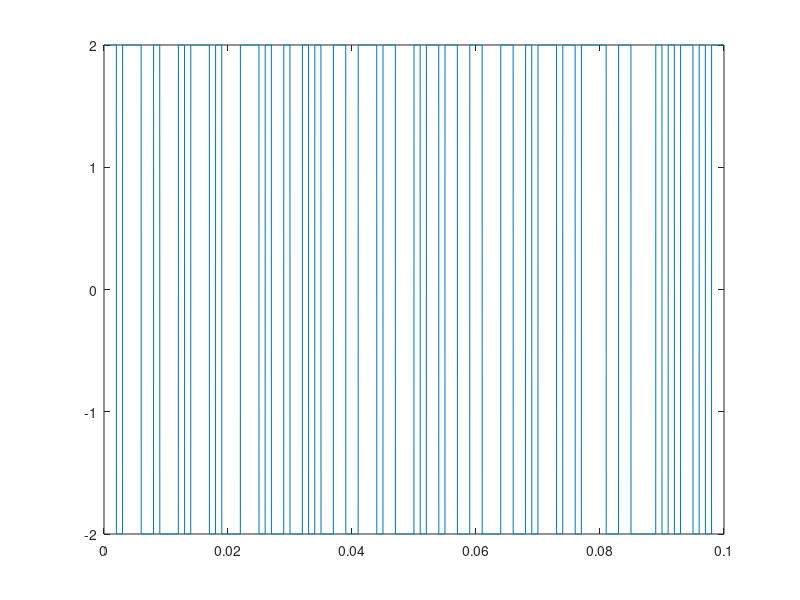
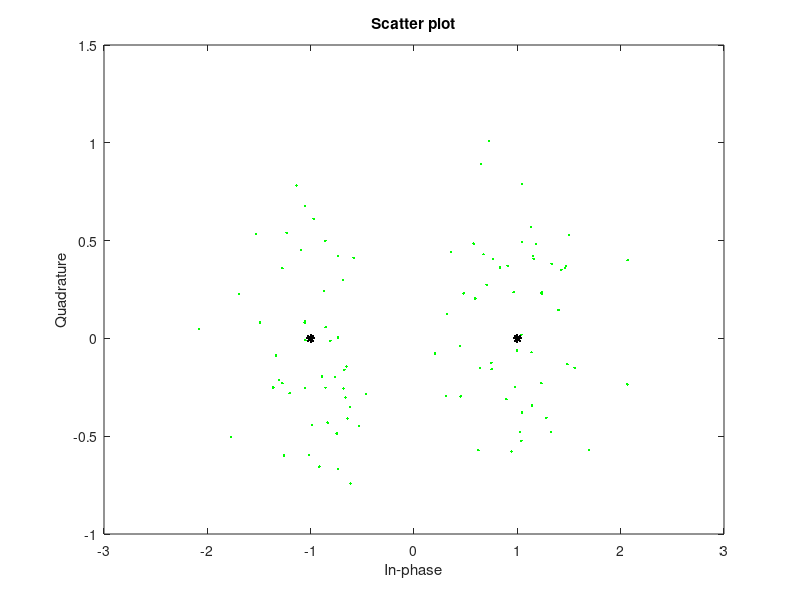

The MATLAB script that drew these images, in order:
%Information source
    sample_size = 100;
    bit_sequence = randi([0 1], [1 sample_size]);

%Source encoder: Express information source in minimum possible bits

    source_encoded_sequence = bit_sequence;

%Channel encoder: Binary data to code words with added error protection

    word_length = 1;
    
    constellation = exp(1i*2*pi*(0:(2.^(word_length)-1))/(2.^word_length));

    constellation_elements = length(constellation);

    source_encoded_sequence = [source_encoded_sequence, zeros(1, mod(sample_size, word_length))]; %Pad zeros at end of odd sequence.

    words = reshape(source_encoded_sequence, word_length, [])';

    %Mapping scheme
    symbols = bi2de(words); %Binary mapping


%Modulation

    bit_rate = 1000; %bits per second
    symbol_rate = bit_rate/word_length;
    samples_per_symbol = 100; %Integer value, for simplicity
    sampling_rate = samples_per_symbol*symbol_rate; %Hz

    t = 0:(1/sampling_rate):(length(words)/symbol_rate)- (1/sampling_rate);

    %Pulse signal
        pulse_t = [ones(1,samples_per_symbol), zeros(1, length(t)-samples_per_symbol)]; %Function of t though, impulse here

        modulated_baseband = zeros(1, length(t));

        for i = 1:length(t) %Code assumes integer value of samples per symbol
            last_element = mod(i, samples_per_symbol);
            if last_element == 0
                last_element = samples_per_symbol;
            end;
            pulse_sequence = pulse_t(i:-samples_per_symbol:last_element);
            modulation_coefficients = constellation(symbols + 1);
            modulated_baseband(i) = sum(modulation_coefficients(1:length(pulse_sequence)).*pulse_sequence);
        end

    %Frequency conversion
    f_c = 0;
    modulated_signal = 2.*real(modulated_baseband.*exp(1i*2*pi*f_c*t));
    figure, plot(t,modulated_signal);
    
%Channel

    %Adding AWGN
    EbNo = 5;

    snr = EbNo + 10*log10(word_length) - 10*log10(samples_per_symbol);

    recieved_signal = awgn(modulated_baseband, snr, 'measured');

%Demodulator

    %Demodulation
        
        %Frequency downconversion
            %Bandpass filter, etc.
        
        %Reciever filter
        
		
        
        %Equalizer
        
        
        %Averaging of many samples taken
        recieved_symbols = zeros(length(words), 1);
        for i = 1:length(words)
            recieved_symbols(i,1) = sum(recieved_signal((((i-1)*samples_per_symbol) + 1):i*samples_per_symbol))./samples_per_symbol;
        end
        
        
        %Constellation diagram
            constellation_diagram = scatterplot(recieved_symbols, 1, 0, 'g.');
            hold on
            scatterplot(modulated_baseband, 1, 0, 'k*', constellation_diagram);


    %Detection

%Channel Decoder

%Source Decoder